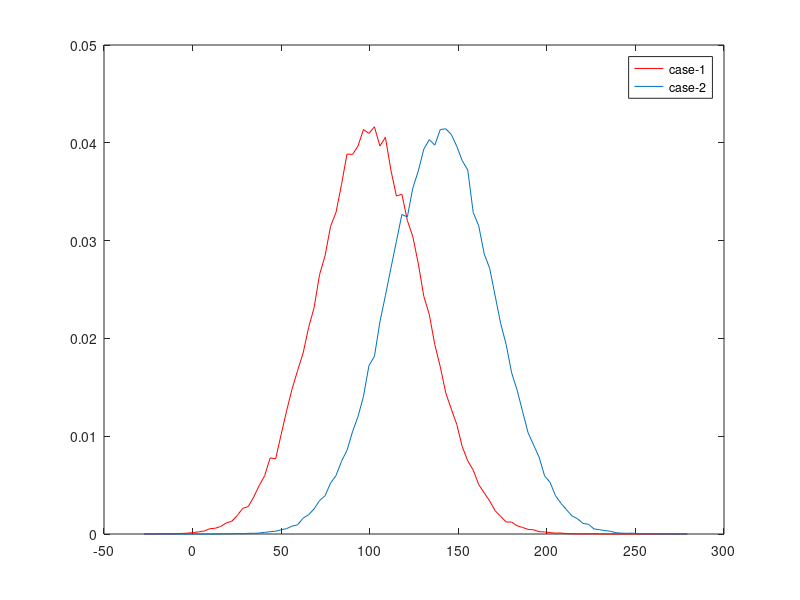
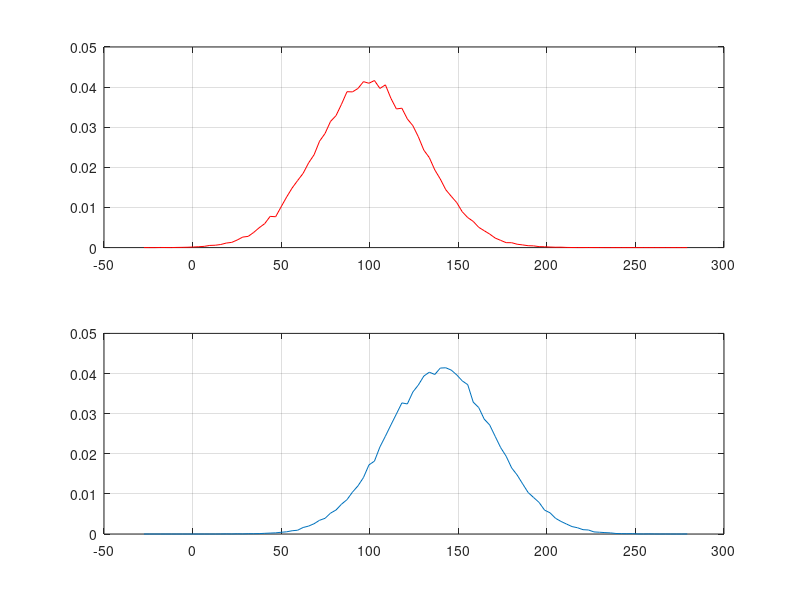
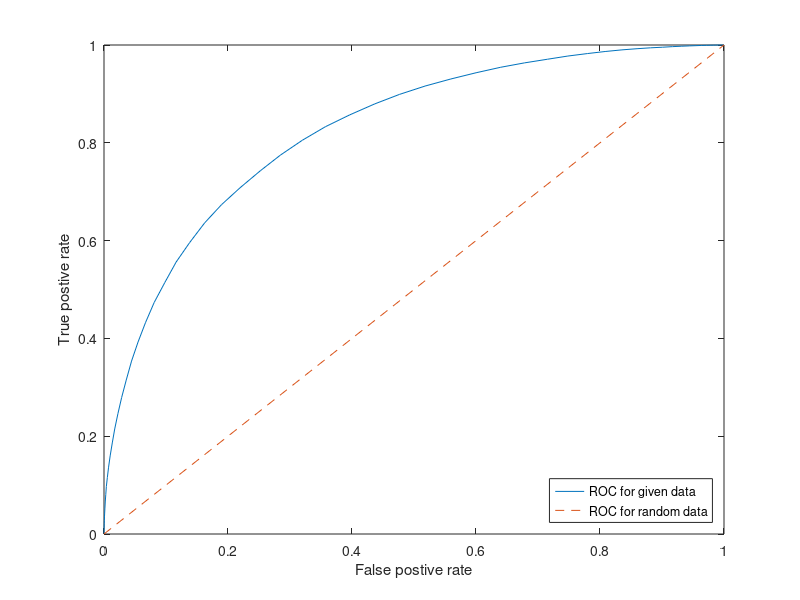

Write the MATLAB code that produced these figures, in order.
clear all;
load('BP_readings.mat');

R1 = S4(:,1);
R2 = S4(:,2);

% get the bins
xl = min([R1;R2]);
xh = max([R1;R2]);
X = linspace(xl,xh,100);

% get counts in each bin
N1 = hist(R1,X);
N2 = hist(R2,X);
% counts to probs
P1 = N1/sum(N1);
P2 = N2/sum(N2);

figure;
plot(X,P1,'r');hold on;plot(X,P2);
legend('case-1','case-2');   

figure;
ax(1)=subplot(211);plot(X,P1,'r');grid on;
ax(2)=subplot(212);plot(X,P2);grid on;
linkaxes(ax,'x');



% ROC is defined as False positive rate vs True positive rate

FPR=zeros(100,1);
TPR=zeros(100,1);

for j = 1:length(X)
    FPR(j) = sum(P2(1:j));
    TPR(j) = sum(P1(1:j));
end

figure;
plot(FPR,TPR);hold on;plot([0 1],[0 1],'--');
legend('ROC for given data','ROC for random data','Location','SouthEast');
xlim([0 1]);ylim([0 1]);
xlabel('False postive rate');
ylabel('True postive rate');
